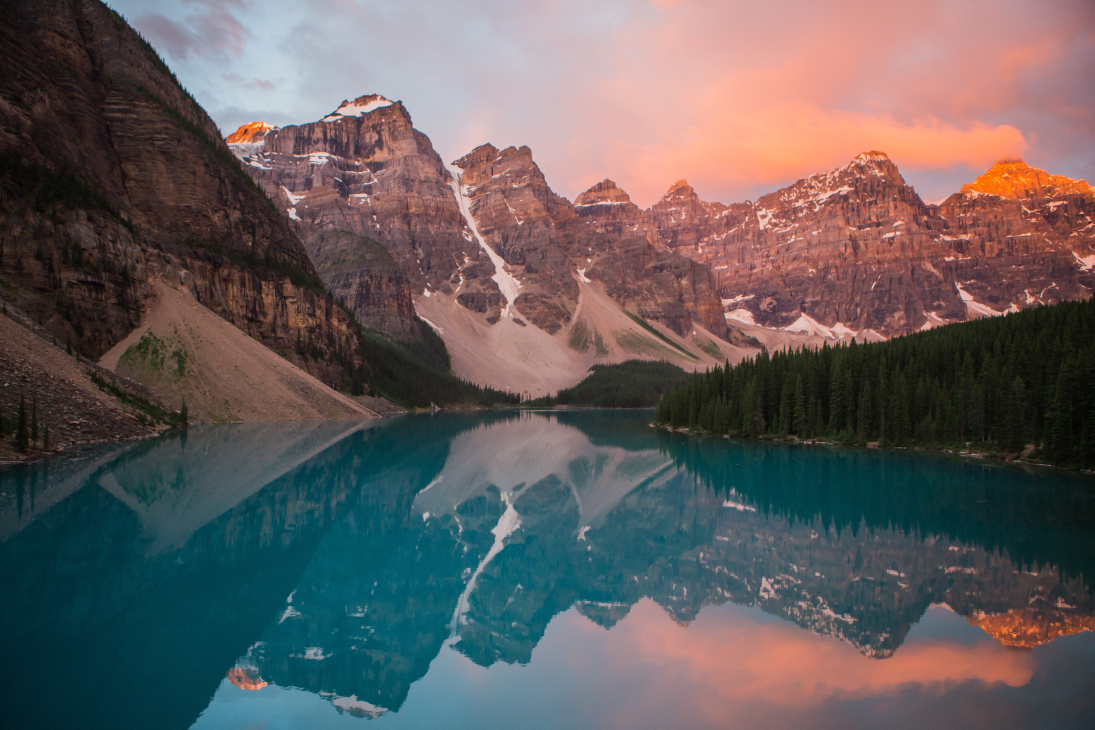
#> input picture image_based_recog/Colour Analysis/data/Images/garrett-parker-DlkF4-dbCOU-unsplash.jpg, 5472 x 3648 px (shown at 1/5 size)
$ jupyter execute Image_colour_Graph.ipynb
#> lines starting #> are read from the running program, lines starting #| are printed output that depends on the picture
# An image Colour analyzer

[cell 1]
#!pip install opencv-python scikit-learn numpy matplotlib

## Essentials

[cell 2]
from collections import Counter
from sklearn.cluster import KMeans
from matplotlib import colors
import matplotlib.pyplot as plt
import numpy as np
import cv2

> We use `imread` method by OpenCV to read the image. And then, convert the colour format from BGR to RGB using `cvtColor`.

[cell 3]
imgSource = 'data/Images/garrett-parker-DlkF4-dbCOU-unsplash.jpg'
image = cv2.imread(imgSource)
#> image is the input picture: shape (3648, 5472, 3); mean B, G, R 93.6, 93.1, 100
image = cv2.cvtColor(image, cv2.COLOR_BGR2RGB)

plt.imshow(image)

### Converting RBG to Hex

It helps us visualize the results

[cell 4]
def Rgb2Hex(rgbColour):
  hexColour = "#"
  for i in rgbColour:
    i = int(i)
    hexColour += ("{:02x}".format(i))
  return hexColour

### Preparign the Image

We resize and reshape the image here. Resizing is optional but reshaping helps colour analysis model work well.

[cell 5]
def imagePrep(rawImg):
  imgModified = cv2.resize(rawImg,(900,600),interpolation = cv2.INTER_AREA)
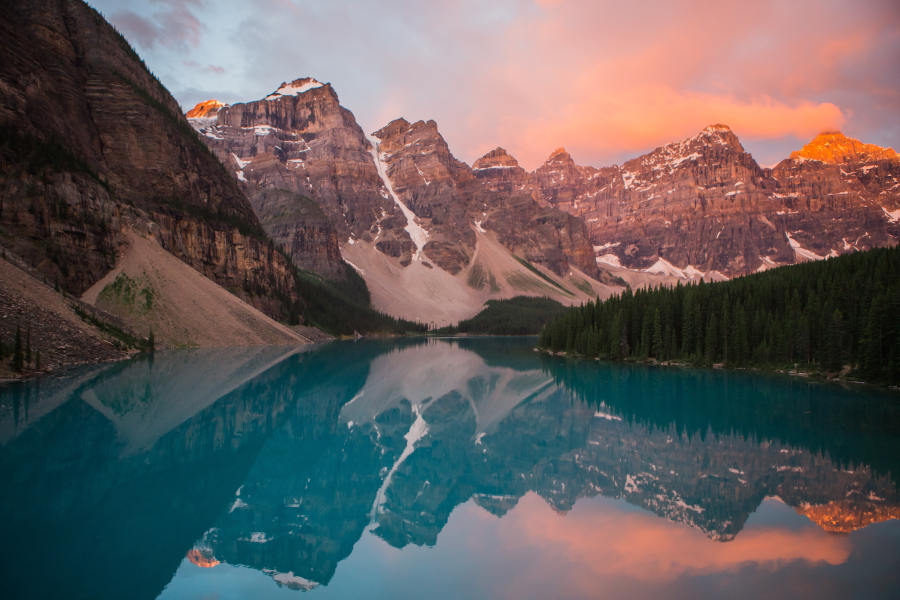
#> imgModified: shape (600, 900, 3); mean R, G, B 100, 93.1, 93.6
  imgModified = imgModified.reshape(imgModified.shape[0]*imgModified.shape[1],3)
  return imgModified

### Colour analysis

- First use k-means to cluster top colours, where we tell it the number of clusters we want. Then predict the colours most prominent

- Second, call the counter function to contain elements as dictionary keys, and volumes as dict values.

- then pass the colours to `Rgb2Hex` to get the hex values.

Last, we visualize the result in the form of a pie chart, and then save it with teh `savefig` method.

[cell 6]
def colourAnalysis(img):
  cif = KMeans(n_clusters=5) ## Change if you want to
  labelColour = cif.fit_predict(img)
  centerColour = cif.cluster_centers_

  count = Counter(labelColour)
#> count = {2: 137708, 1: 116898, 3: 101337, 4: 97199, 0: 86858}
  orderColour = [centerColour[i] for i in count.keys()]
#> orderColour = [[32.7, 35.27, 32.34], [97.5, 79.75, 80.93], [156.4, 122, 120.3], [215.1, 176.2, 172.4], [16.01, 76.33, 88.54]]
  hexColours = [Rgb2Hex(orderColour[i]) for i in count.keys()]
#> the loop in Rgb2Hex, `for i in rgbColour:` made 3 passes
#> (i, hexColour) on passes 1 to 3: (156, '#9c'), (122, '#9c7a'), (120, '#9c7a78')
#> the loop in Rgb2Hex (call 2), `for i in rgbColour:` made 3 passes
#> (i, hexColour) on passes 1 to 3: (97, '#61'), (79, '#614f'), (80, '#614f50')
#> hexColours = ['#9c7a78', '#614f50', '#d7b0ac', '#104c58', '#202320']

  plt.figure(figsize=(12,8))
  plt.pie(count.values(), labels= hexColours, colors=hexColours, autopct='%.1f%%', wedgeprops={'linewidth': 1.0, 'edgecolor': 'white'})
  plt.title(f'Char for {imgSource[12:-4]}')
  plt.savefig(f"ColourAnalysis-{imgSource[12:-4]}")
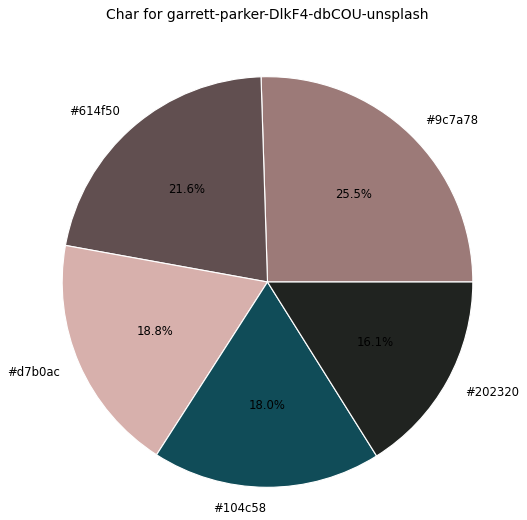
#> figure drawn by matplotlib, 1 panel

$ run again, with image_based_recog/Colour Analysis/data/Images/Wallpaper.jpg copied over image_based_recog/Colour Analysis/data/Images/garrett-parker-DlkF4-dbCOU-unsplash.jpg
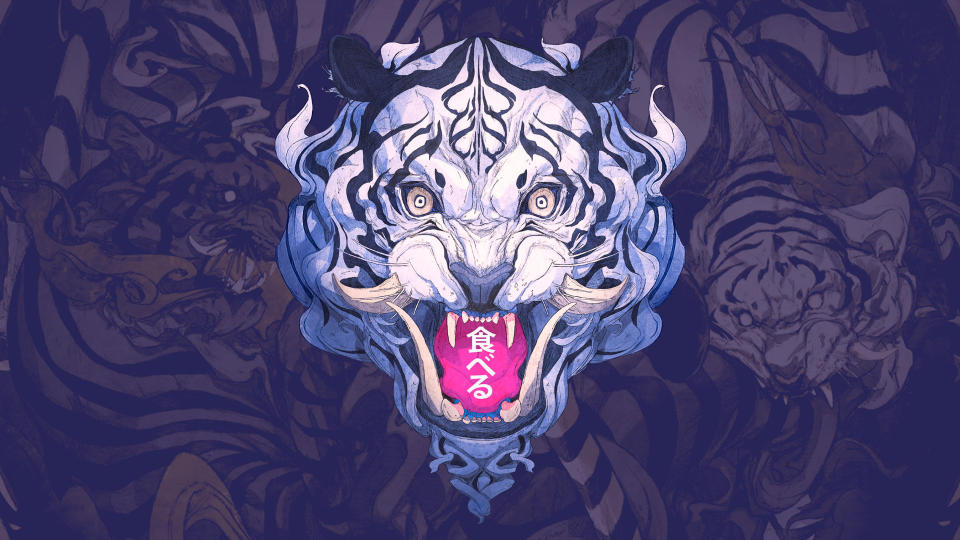
#> input picture image_based_recog/Colour Analysis/data/Images/Wallpaper.jpg, 1920 x 1080 px (shown at 1/2 size)
#> image is the input picture: shape (1080, 1920, 3); mean B, G, R 111.7, 68.9, 76.3
#> in imagePrep, `imgModified = cv2.resize(rawImg,(900,600),interpolation = cv2.INTER_AR..`:
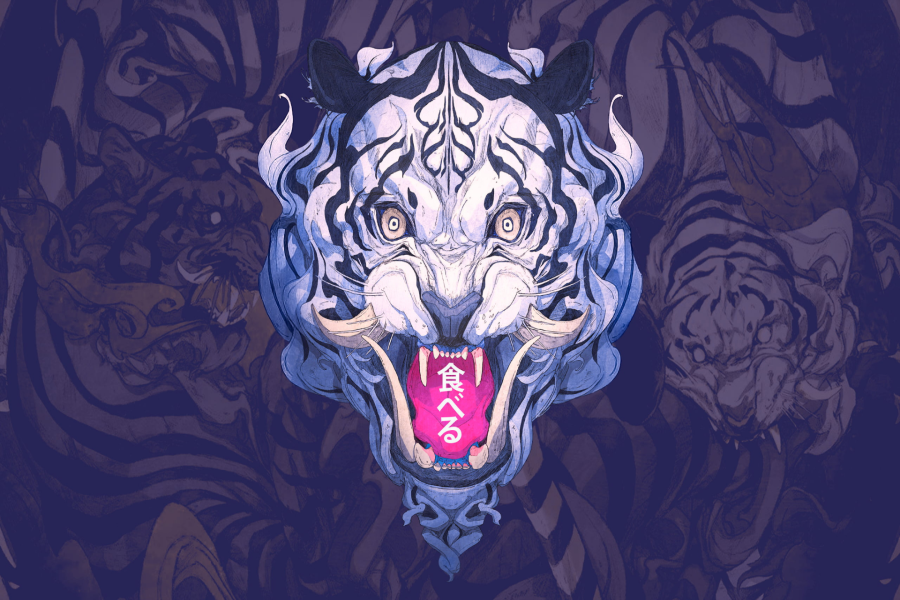
#> imgModified: shape (600, 900, 3); mean R, G, B 76.3, 68.9, 111.7
#> count = {0: 131941, 3: 321815, 2: 34682, 1: 45769, 4: 5793}
#> orderColour = [[76.28, 67.89, 106.6], [45.81, 41.3, 87.02], [130.7, 137.2, 190.2], [230.3, 215.1, 234.3], [220.9, 59.32, 159.8]]
#> the loop in Rgb2Hex, `for i in rgbColour:` made 3 passes
#> (i, hexColour) on passes 1 to 3: (76, '#4c'), (67, '#4c43'), (106, '#4c436a')
#> the loop in Rgb2Hex (call 2), `for i in rgbColour:` made 3 passes
#> (i, hexColour) on passes 1 to 3: (230, '#e6'), (215, '#e6d7'), (234, '#e6d7ea')
#> hexColours = ['#4c436a', '#e6d7ea', '#8289be', '#2d2957', '#dc3b9f']
#> in colourAnalysis, `plt.savefig(f"ColourAnalysis-{imgSource[12:-4]}")`:
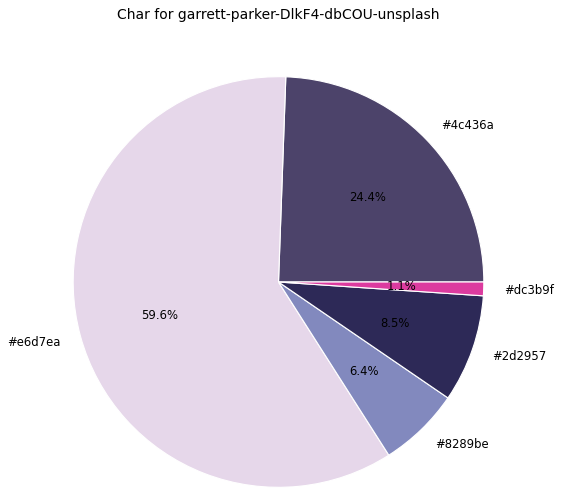
#> figure drawn by matplotlib, 1 panel

$ run again, with image_based_recog/Colour Analysis/data/Images/between-day-and-night-at.jpg copied over image_based_recog/Colour Analysis/data/Images/garrett-parker-DlkF4-dbCOU-unsplash.jpg
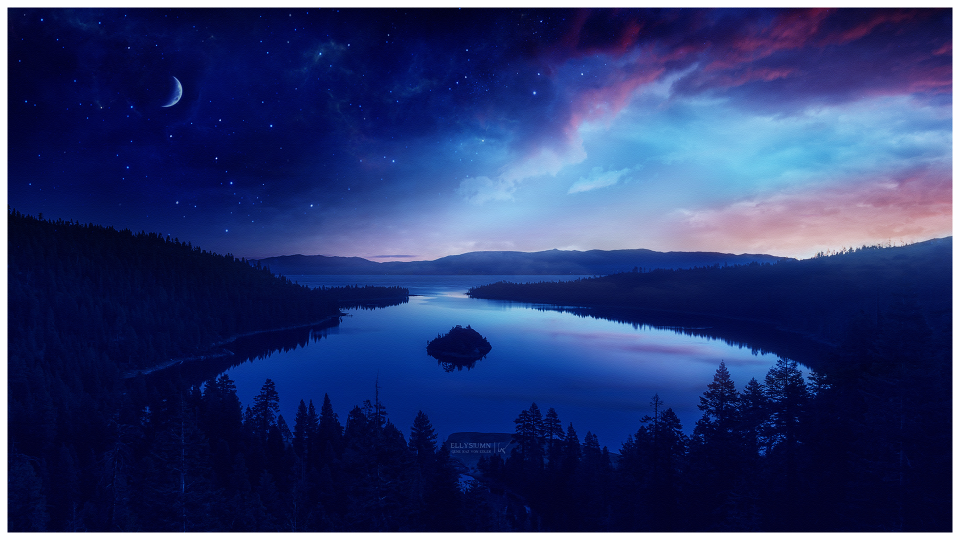
#> input picture image_based_recog/Colour Analysis/data/Images/between-day-and-night-at.jpg, 1920 x 1080 px (shown at 1/2 size)
#> image is the input picture: shape (1080, 1920, 3); mean B, G, R 110.6, 55.9, 42.8
#> in imagePrep, `imgModified = cv2.resize(rawImg,(900,600),interpolation = cv2.INTER_AR..`:
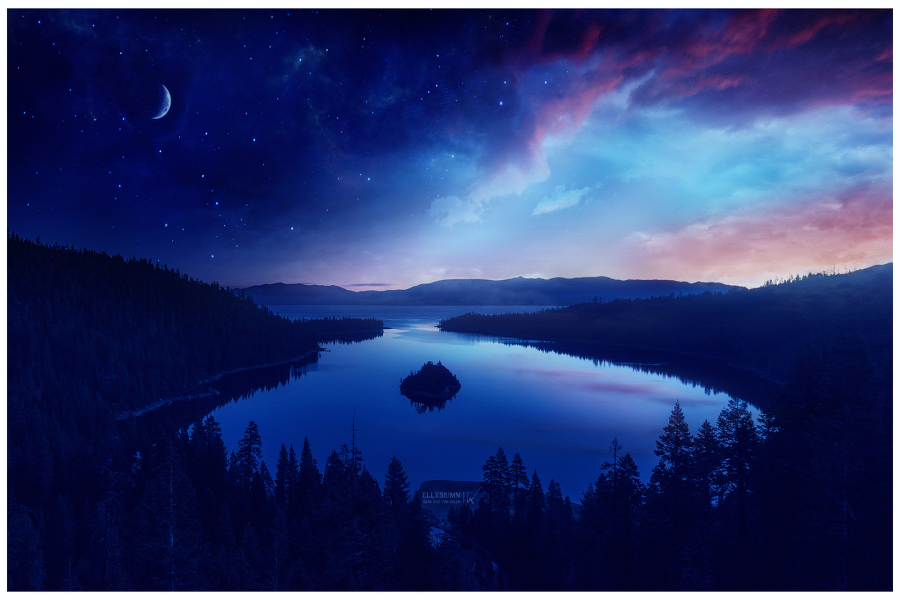
#> imgModified: shape (600, 900, 3); mean R, G, B 42.8, 55.9, 110.6
#> count = {3: 23408, 4: 43354, 0: 296941, 2: 95902, 1: 80395}
#> orderColour = [[251.4, 251.9, 253], [68.65, 95.72, 168.3], [3.64, 8.08, 59.96], [20.21, 43.33, 122.6], [139, 168.4, 210.1]]
#> the loop in Rgb2Hex, `for i in rgbColour:` made 3 passes
#> (i, hexColour) on passes 1 to 3: (20, '#14'), (43, '#142b'), (122, '#142b7a')
#> the loop in Rgb2Hex (call 2), `for i in rgbColour:` made 3 passes
#> (i, hexColour) on passes 1 to 3: (139, '#8b'), (168, '#8ba8'), (210, '#8ba8d2')
#> hexColours = ['#142b7a', '#8ba8d2', '#fbfbfd', '#03083b', '#445fa8']
#> in colourAnalysis, `plt.savefig(f"ColourAnalysis-{imgSource[12:-4]}")`:
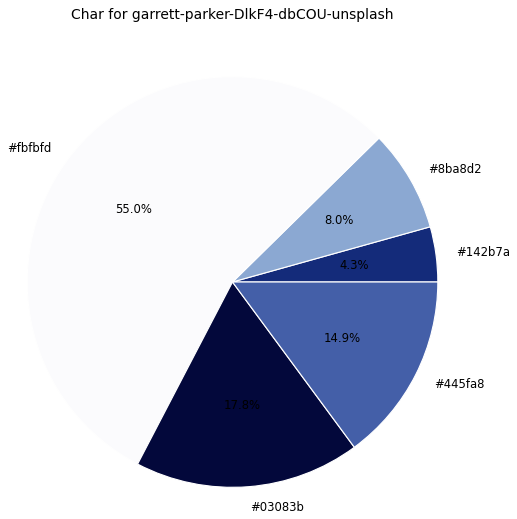
#> figure drawn by matplotlib, 1 panel

$ run again, with image_based_recog/Colour Analysis/data/Images/stefan-stefancik--g7axSVst6Y-unsplash.jpg copied over image_based_recog/Colour Analysis/data/Images/garrett-parker-DlkF4-dbCOU-unsplash.jpg
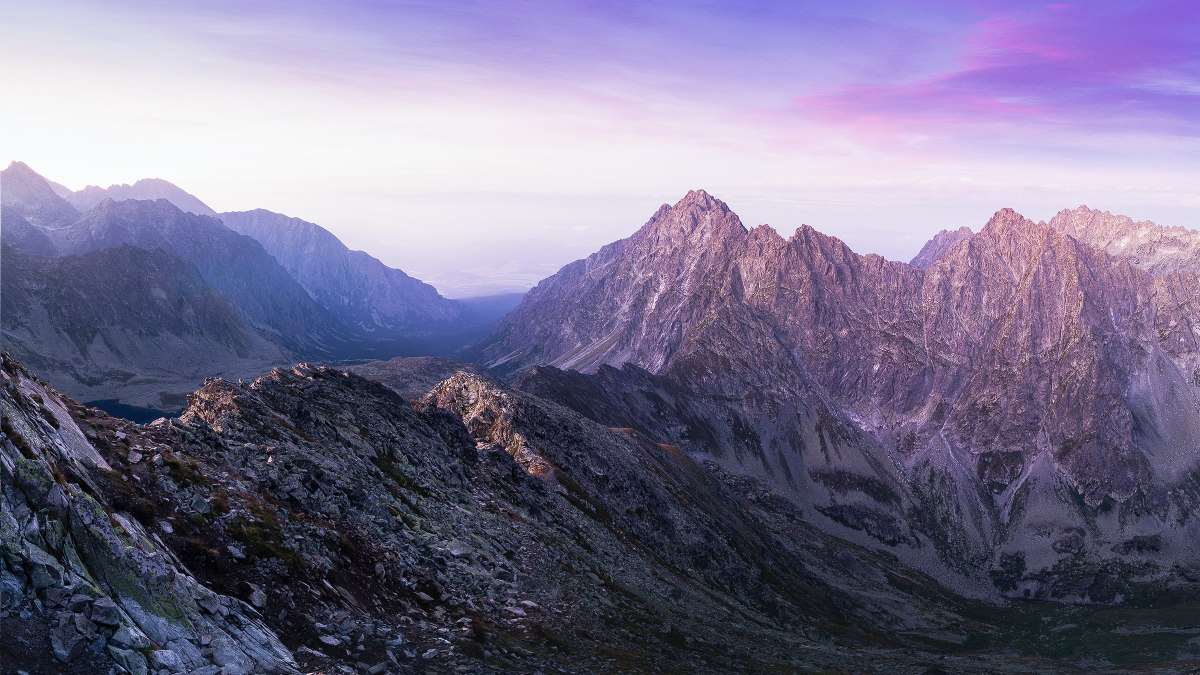
#> input picture image_based_recog/Colour Analysis/data/Images/stefan-stefancik--g7axSVst6Y-unsplash.jpg, 2400 x 1350 px (shown at 1/2 size)
#> image is the input picture: shape (1350, 2400, 3); mean B, G, R 142.1, 113.5, 119.5
#> in imagePrep, `imgModified = cv2.resize(rawImg,(900,600),interpolation = cv2.INTER_AR..`:
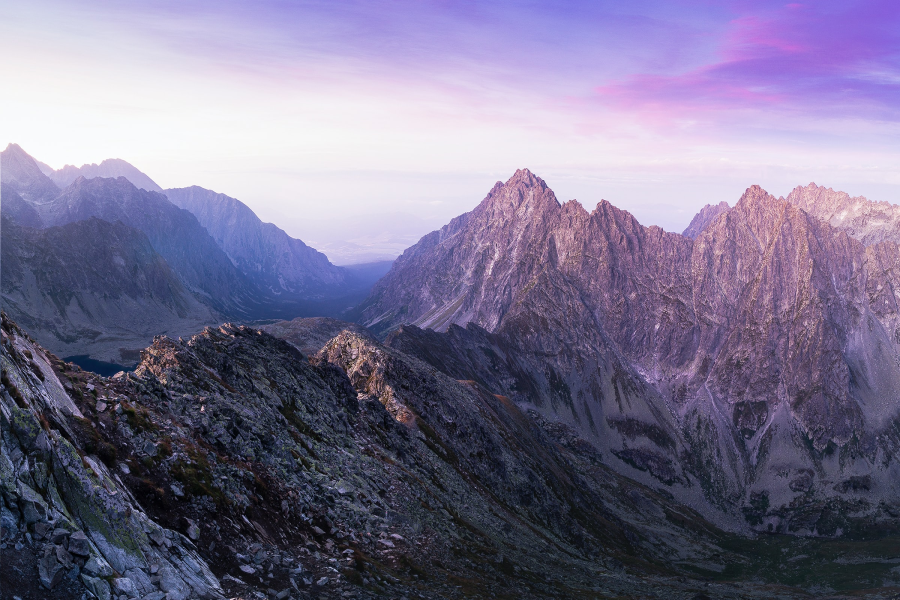
#> imgModified: shape (600, 900, 3); mean R, G, B 119.5, 113.5, 142.1
#> count = {1: 126880, 2: 83679, 4: 76725, 0: 117970, 3: 134746}
#> orderColour = [[232.5, 224.8, 239.8], [170, 147.8, 213.8], [115.3, 103.3, 144.6], [67.31, 68.49, 96.11], [29.23, 32.32, 43.8]]
#> the loop in Rgb2Hex, `for i in rgbColour:` made 3 passes
#> (i, hexColour) on passes 1 to 3: (170, '#aa'), (147, '#aa93'), (213, '#aa93d5')
#> the loop in Rgb2Hex (call 2), `for i in rgbColour:` made 3 passes
#> (i, hexColour) on passes 1 to 3: (115, '#73'), (103, '#7367'), (144, '#736790')
#> hexColours = ['#aa93d5', '#736790', '#1d202b', '#e8e0ef', '#434460']
#> in colourAnalysis, `plt.savefig(f"ColourAnalysis-{imgSource[12:-4]}")`:
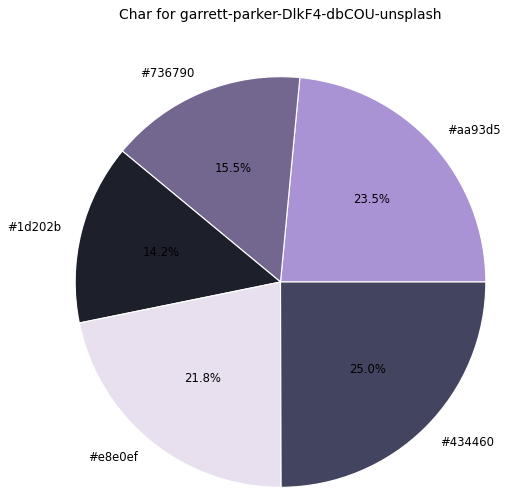
#> figure drawn by matplotlib, 1 panel
